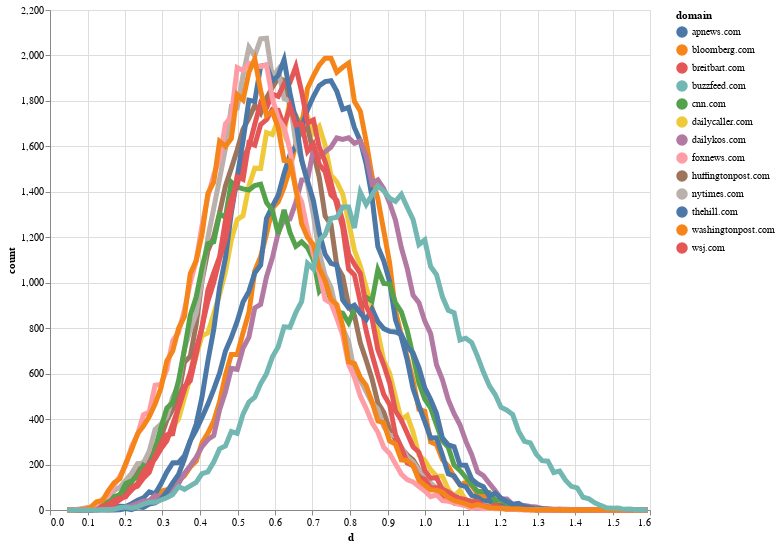

Notebook code for this chart:
### Code cell
plot_step_hist_interactive(x, ys)

### Figure 1 — Vega-Lite specification as saved in the notebook (floating-point values rounded to 4 significant figures; data arrays with more than 128 entries replaced by an {"elided": "..."} marker saying what was removed)
{"$schema": "https://vega.github.io/schema/vega-lite/v2.6.0.json", "config": {"view": {"height": 300, "width": 400}}, "datasets": {"data-ab0f47f05dfcc4bf47f91ef847466569": {"elided": "1300 records"}}, "layer": [{"data": {"name": "data-ab0f47f05dfcc4bf47f91ef847466569"}, "encoding": {"color": {"field": "domain", "type": "nominal"}, "opacity": {"value": 0}, "x": {"field": "d", "scale": {"zero": false}, "type": "quantitative"}, "y": {"field": "count", "type": "quantitative"}}, "height": 500, "mark": "circle", "selection": {"selector001": {"empty": "all", "fields": ["domain"], "nearest": true, "on": "mouseover", "resolve": "global", "type": "single"}}, "width": 600}, {"data": {"name": "data-ab0f47f05dfcc4bf47f91ef847466569"}, "encoding": {"color": {"field": "domain", "type": "nominal"}, "size": {"condition": {"selection": {"not": "selector001"}, "value": 2}, "value": 5}, "tooltip": {"field": "domain", "type": "nominal"}, "x": {"field": "d", "scale": {"zero": false}, "type": "quantitative"}, "y": {"field": "count", "type": "quantitative"}}, "height": 500, "mark": "line", "width": 700}]}
